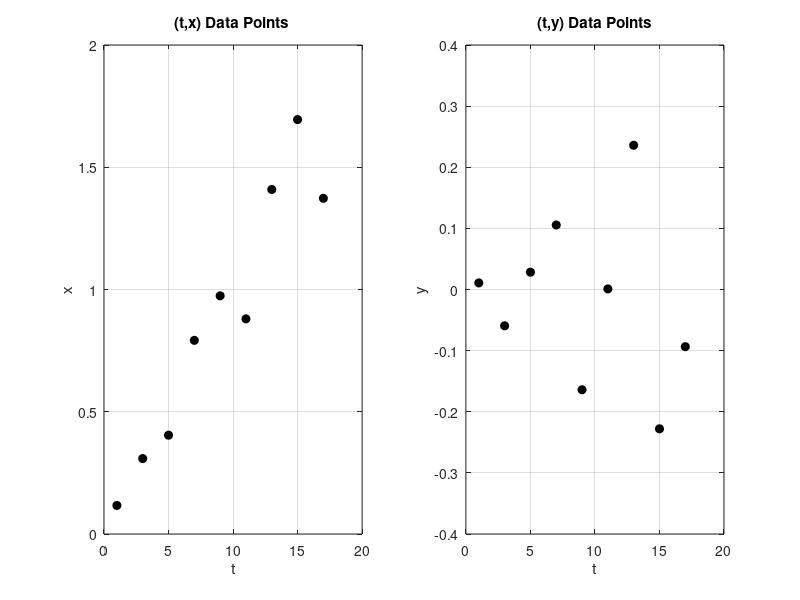
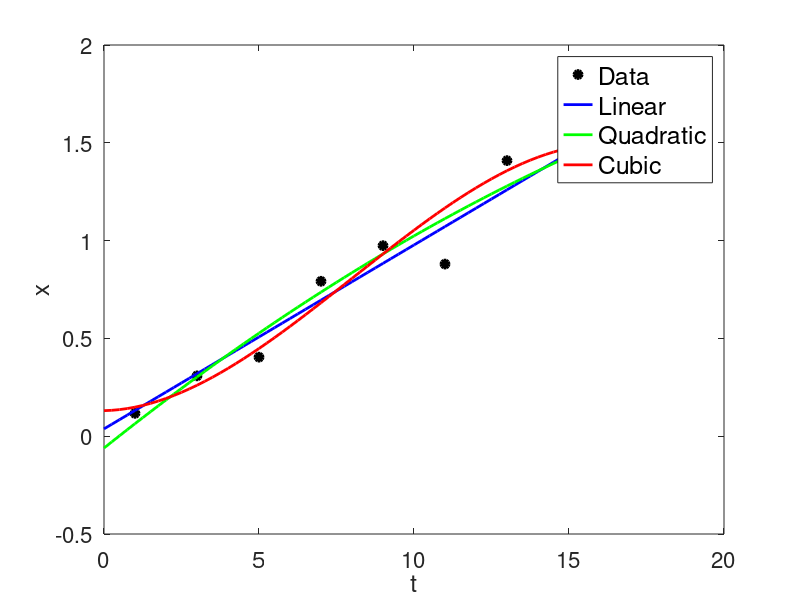

Here is the MATLAB script that generated these plots, in order: (Note: this script raises an error after producing the figures.)
clear all;clc;close all;
%% plot data points
t = [1.0,3.0,5.0,7.0,9.0,11.0,13.0,15.0,17.0];
x3 = [0.1168,0.3085,0.4041,0.792,0.9742,0.88,1.409,1.695,1.373];
y3 = [0.01081,-0.0594,0.02837,0.1055,-0.164,0.0009737,0.2359,-0.2279,-0.09356];

figure
subplot(1,2,1);
plot(t,x3,'ko','markerfacecolor','k');
grid on
title('(t,x) Data Points ')
xlabel('t')
ylabel('x')
subplot(1,2,2);
plot(t,y3,'ko','markerfacecolor','k');
grid on
title('(t,y) Data Points')
xlabel('t')
ylabel('y')

%% plot x as a function of t
t_plot = 0:0.25:18;
figure
plot(t,x3,'ko','linewidth',2,'markerfacecolor','k');
hold on
%%subplot(3,1,1);
plot(t_plot,polyval(polyfit(t,x3,1),t_plot),'b','linewidth',2);
plot(t_plot,polyval(polyfit(t,x3,2),t_plot),'g','linewidth',2);
plot(t_plot,polyval(polyfit(t,x3,3),t_plot),'r','linewidth',2);
hold off
xlabel('t')
ylabel('x')
l = legend("Data", "Linear","Quadratic","Cubic");
set(gca,'fontsize',16)
set(l,'location','best','fontsize',18)


%% plot y as a function of t
% Fourier fit
[xData, yData] = prepareCurveData( t, y3 );

% Set up fittype and options.
ft = fittype( 'fourier3' );
opts = fitoptions( 'Method', 'NonlinearLeastSquares' );
opts.Display = 'Off';
opts.StartPoint = [0 0 0 0 0 0 0 0.392699081698724];

% Fit model to data.
[fitresult, gof] = fit( xData, yData, ft, opts );

% Plot fit with data.
figure
% Fourier fit
h = plot( fitresult,'b', xData, yData, 'ko');
hold on 
set(h,'LineWidth',2);
h(1).MarkerSize = 7;
h(1).MarkerFaceColor = 'k';
% Sum of sine fit
plot(t_plot, 0.175*sin(0.9693*t_plot+1.966),'g','linewidth',2);
% Plot tcost fit
plot(t_plot, 0.02.*t_plot.*cos(t_plot),'r','linewidth',2);
legend('Data', 'Fourier','Sum of Sine','tcos(t)','Location', 'best');
% Label axes
xlabel('t');
ylabel('y');
grid on
hold off

%% Test Data
figure
x = 0.09402*t_plot + 0.03746;
y = 0.02*t_plot.*cos(t_plot) ;
plot(x,y,'k','linewidth',2);
hold on
test_t3 = [2.0,4.0,6.0,8.0,10.0,12.0,14.0,16.0];
test_x3 = [0.2364,0.3395,0.5665,0.9583,0.8912,1.071,1.677,1.508];
test_y3 = [-0.01665,-0.05229,0.1152,-0.02328,-0.1678,0.2025,0.03829,-0.3065];
plot(x3,y3,'ko','markerfacecolor','k')
plot(test_x3,test_y3,'ro','markerfacecolor','r')
xlabel('t');
ylabel('(x,y)');
legend('Best Fit Line','Train Data','Test Data');
hold off
grid on
print -depsc epsFig;